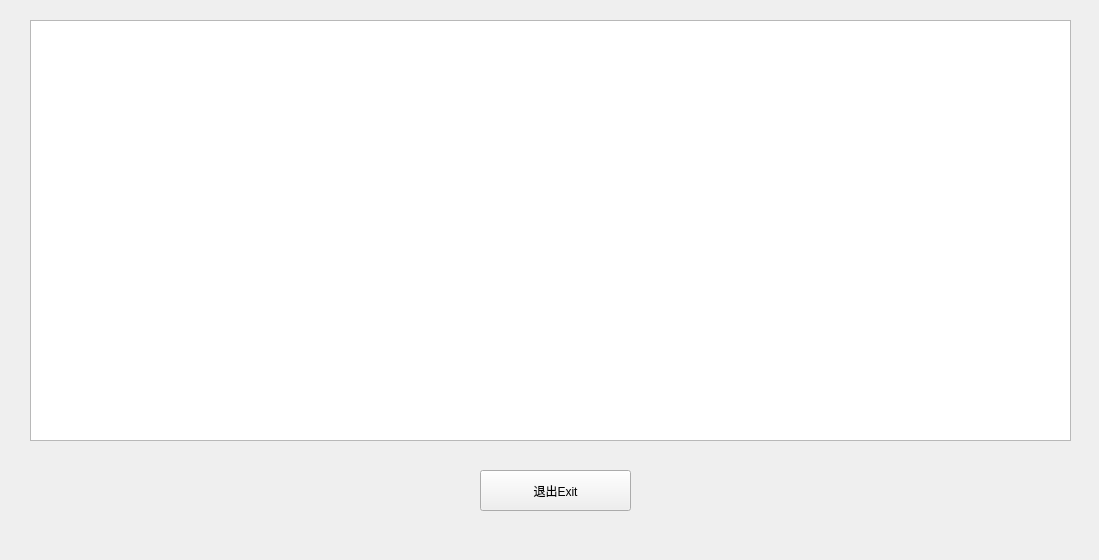
<?xml version="1.0" encoding="UTF-8"?>
<ui version="4.0">
 <class>StudentListDialog</class>
 <widget class="QWidget" name="StudentListDialog">
  <property name="geometry">
   <rect>
    <x>0</x>
    <y>0</y>
    <width>1099</width>
    <height>560</height>
   </rect>
  </property>
  <property name="windowTitle">
   <string>Form</string>
  </property>
  <widget class="QTableWidget" name="tableWidget">
   <property name="geometry">
    <rect>
     <x>30</x>
     <y>20</y>
     <width>1041</width>
     <height>421</height>
    </rect>
   </property>
  </widget>
  <widget class="QPushButton" name="pushButton">
   <property name="geometry">
    <rect>
     <x>480</x>
     <y>470</y>
     <width>151</width>
     <height>41</height>
    </rect>
   </property>
   <property name="text">
    <string>退出Exit</string>
   </property>
  </widget>
 </widget>
 <resources/>
 <connections/>
</ui>
